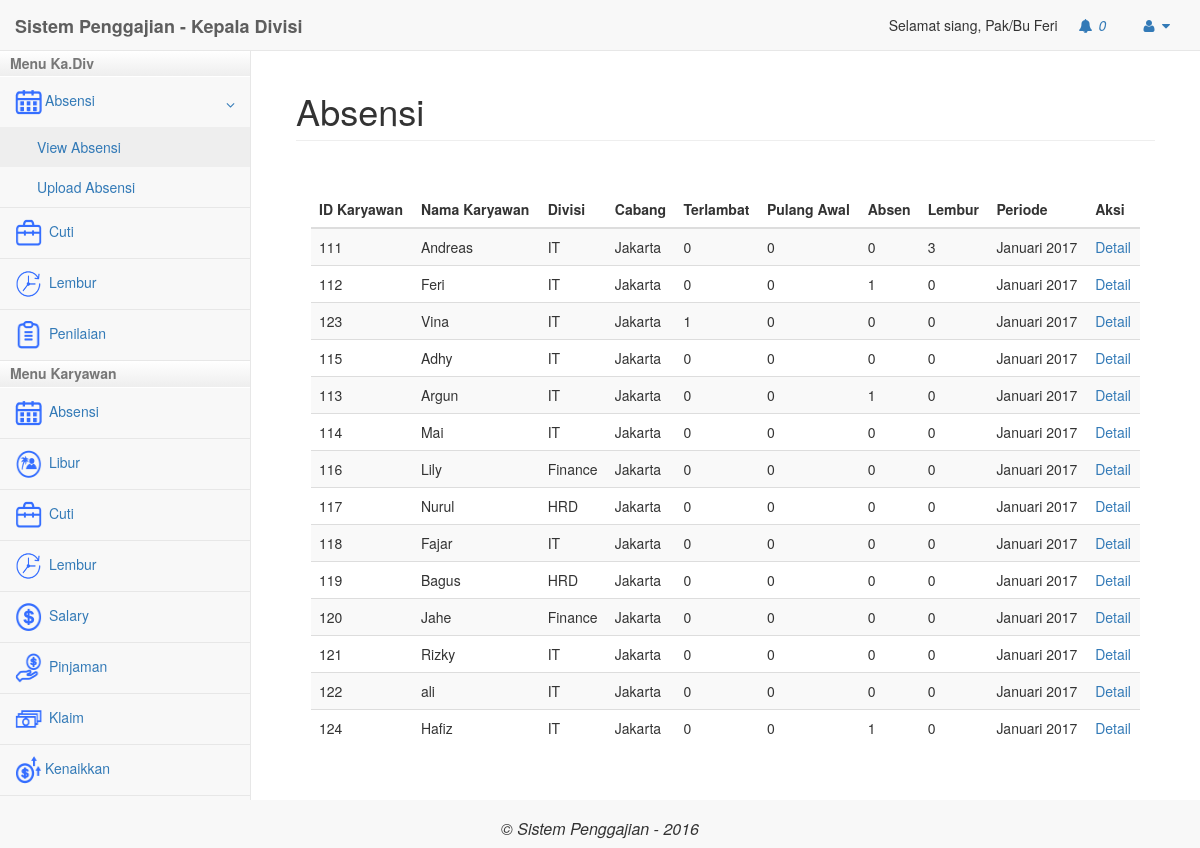
The app's page /kadiv/index.php?modul=absensi (signed in) with its own data.
### tables this page shows
CREATE TABLE `user` (
  `Id_User` int(11) NOT NULL,
  `Email` varchar(50) NOT NULL,
  `Password` varchar(30) NOT NULL,
  `Tgl_Lahir` date NOT NULL,
  `Nama` text NOT NULL,
  `status` varchar(20) NOT NULL,
  `Tgl_Join` date NOT NULL,
  `Jabatan` varchar(20) NOT NULL,
  `id_divisi` int(11) NOT NULL,
  `no_rekening` varchar(20) NOT NULL,
  `cabang` varchar(50) NOT NULL,
  `Level` int(11) NOT NULL,
  `gaji_pokok` int(11) NOT NULL,
  `tipe` varchar(50) NOT NULL,
  `tanggungan` int(3) NOT NULL
);

CREATE TABLE `stat_absensi` (
  `id` int(11) NOT NULL,
  `id_karyawan` int(11) NOT NULL,
  `cabang` varchar(50) NOT NULL,
  `nama` varchar(100) NOT NULL,
  `departemen` varchar(50) NOT NULL,
  `terlambat` int(11) NOT NULL,
  `pulang_awal` int(11) NOT NULL,
  `lembur` int(5) NOT NULL,
  `jml_hari_masuk` int(11) NOT NULL,
  `absen` int(11) NOT NULL,
  `periode` varchar(20) NOT NULL
);

### kadiv/mod_absensi/absensi.php (the view, shortened to what this page needs)
<?php
	if(isset($_GET['act'])){
		$act = $_GET['act'];
	}else{
		$act="";
	}
	$id_karyawan = $_SESSION['id_karyawan'];
	$sql_karyawan = mysqli_query($k,"SELECT * FROM user WHERE Id_User = $id_karyawan");
	$data_karyawan = mysqli_fetch_assoc($sql_karyawan);
require_once("../config/koneksi.php");
	switch($act){
		default:?>
			<div class="panel-body">
				<div class="table-responsive">
					<table class="table table-striped">
						<thead>
						<tr>
							<th>ID Karyawan</th>
							<th>Nama Karyawan</th>
							<th>Divisi</th>
							<th>Cabang</th>
							<th>Terlambat</th>
							<th>Pulang Awal</th>
							<th>Absen</th>
							<th>Lembur</th>
							<th>Periode</th>
							<th>Aksi</th>
						</tr>
						</thead>
						<tbody>
			<?php
							$query = "SELECT * FROM stat_absensi WHERE cabang = '$data_karyawan[cabang]' order by id";
							$hasil = mysqli_query($k, $query);
							while ($b = mysqli_fetch_assoc($hasil)){
								$query2 = mysqli_query($k,"SELECT * FROM user where Id_User = '".$b['id_karyawan']."'");
								$data_karyawan =  mysqli_fetch_assoc($query2);
							?>
								<tr>
									<td>
										<?php echo $b['id_karyawan']; ?>
									</td>
									<td>
										<?php echo $data_karyawan['Nama'];?>
									</td>
									<td>
										<?php echo $b['departemen'];?>
									</td>
									<td>
										<?php echo $data_karyawan['cabang'] ?>
									</td>
									<td>
										<?php echo $b['terlambat'] ?>
									</td>
									<td>
										<?php echo $b['pulang_awal'];?>
									</td>
									<td>
										<?php echo $b['absen'];?>
									</td>
									<td>
										<?php echo $b['lembur'];?>
									</td>
									<td>
										<?php
										$periode = explode("_",$b['periode']);
										echo $periode[0]." ".$periode[1];
										?>
									</td>
									<td><a href="?modul=absensi&act=detailAbsensi&id=<?php echo $b['id_karyawan']; ?>">Detail</a></td>
								</tr>
						<?php
							}
						?>
							</tbody>
					</table>
				</div>
			</div>
	<?php
	break;
	}
?>

### kadiv/index.php (shortened to what this page needs)
<?php
if(isset($_SESSION['login']) && $_SESSION['login'] == true){
	?>
	<?php
	require_once("../config/koneksi.php");
	$sql ="SELECT * FROM user WHERE Id_User=$_SESSION[id_karyawan]";
	$hasil2 = mysqli_query($k, $sql);
	$data_karyawan = mysqli_fetch_assoc($hasil2);
?>
<!DOCTYPE html>
<html lang="en">
<head>
    <link href="../libs/bower_components/bootstrap/dist/css/bootstrap.min.css" rel="stylesheet">
    <link href="../libs/bower_components/metisMenu/dist/metisMenu.min.css" rel="stylesheet">
    <link href="../libs/dist/css/sb-admin-2.css" rel="stylesheet">
    <link href="../libs/bower_components/font-awesome/css/font-awesome.min.css" rel="stylesheet" type="text/css">
<?php
	$id_karyawan = $_SESSION['id_karyawan'];
	if($data_karyawan['Level'] == 3 && $data_karyawan['id_divisi'] == 3){
		$sql_notifikasi1 = mysqli_query($k,"SELECT * FROM notifikasi WHERE divisi = '3' AND isRead = 'n'");
		$sql_notifikasi2 = mysqli_query($k,"SELECT * FROM notifikasi WHERE id_penerima = '$id_karyawan' AND isRead = 'n'");
	}elseif($data_karyawan['Level'] == 3 && $data_karyawan['id_divisi'] == 2){
		$sql_notifikasi1 = mysqli_query($k,"SELECT * FROM notifikasi WHERE divisi = '2' AND isRead = 'n'");
		$sql_notifikasi2 = mysqli_query($k,"SELECT * FROM notifikasi WHERE id_penerima = '$id_karyawan' AND isRead = 'n'");
	}elseif($data_karyawan['Level'] == 3){
		$sql_notifikasi1 = mysqli_query($k,"SELECT * FROM notifikasi WHERE divisi = '$data_karyawan[id_divisi]' AND isRead = 'n'");
		$sql_notifikasi2 = mysqli_query($k,"SELECT * FROM notifikasi WHERE id_penerima = '$id_karyawan' AND isRead = 'n'");
	}
?>
</head>
<body>
    <div id="wrapper">
        <nav class="navbar navbar-default navbar-static-top" role="navigation" style="margin-bottom: 0">
            <div class="navbar-header">
                <a class="navbar-brand" href="index.php"><b>Sistem Penggajian - Kepala Divisi</b></a>
            </div>
            <ul class="nav navbar-top-links navbar-right">
				<?php echo "Selamat siang, Pak/Bu ".$data_karyawan['Nama'];?>
                  <li class="dropdown" onclick="notif()">
                    <a class="dropdown-toggle" data-toggle="dropdown" href="#">
                        <i class="fa fa-bell fa-fw"></i>
							<i id="cekNotif"><?php echo mysqli_num_rows($sql_notifikasi1)+mysqli_num_rows($sql_notifikasi2); ?></i>
                    </a>
                </li>
                <li class="dropdown">
                    <a class="dropdown-toggle" data-toggle="dropdown" href="#">
                        <i class="fa fa-user fa-fw"></i>  <i class="fa fa-caret-down"></i>
                    </a>
                </li>
            </ul>
<div class="navbar-default sidebar" role="navigation">
                <div class="sidebar-nav navbar-collapse">
                    <div id="accordion">
					<h2>Menu Ka.Div</h2>
						<div class="isi">
						<ul class="nav" id="side-menu">
							<li>
								<a href="#"><span class="icon-navigasi"><img src="../libs/images/icon-absensi.png" class=""/></span><span class="fa arrow" style="top:11px;position:relative;"></span>Absensi</a>
								<ul class="nav nav-second-level collapse" aria-expanded="false">
									<li><a href="?modul=absensi">View Absensi</a></li>
									<li><a href="?modul=uploadAbsensi">Upload Absensi</a></li>
								</ul>
							</li>
							<li>
								<a href="?modul=cuti"><span class="icon-navigasi"><img src="../libs/images/icon-cuti.png" class=""/></span></i> Cuti</a>
							</li>
							<li>
								<a href="?modul=lembur"><span class="icon-navigasi"><img src="../libs/images/icon-lembur.png" class=""/></span> Lembur</a>
							</li>
							<li>
								<a href="?modul=penilaian"><span class="icon-navigasi"><img src="../libs/images/icon-penilaian.png" class=""/></span> Penilaian</a>
							</li>
						</ul>
						</div>
					<h2>Menu Karyawan</h2>
						<div class="isi">
							<ul class="nav" id="side-menu">
								<li>
									<a href="?modul=karyawanAbsensi"><span class="icon-navigasi"><img src="../libs/images/icon-absensi.png" class=""/></span> Absensi</a>
								</li>
								<li>
									<a href="?modul=karyawanLibur"><span class="icon-navigasi"><img src="../libs/images/icon-libur.png" class=""/></span> Libur</a>
								</li>
								<li>
									<a href="?modul=karyawanCuti"><span class="icon-navigasi"><img src="../libs/images/icon-cuti.png" class=""/></span> Cuti</a>
								</li>
								<li>
									<a href="?modul=karyawanLembur"><span class="icon-navigasi"><img src="../libs/images/icon-lembur.png" class=""/></span> Lembur</a>
								</li>
								<li>
									<a href="?modul=karyawanSalary"><span class="icon-navigasi"><img src="../libs/images/icon-salary.png" class=""/></span> Salary</a>
								</li>
								<li>
									<a href="?modul=karyawanPinjaman"><span class="icon-navigasi"><img src="../libs/images/icon-loan.png" class=""/></span> Pinjaman</a>
								</li>
								<li>
									<a href="?modul=karyawanKlaim"><span class="icon-navigasi"><img src="../libs/images/icon-klaim.png" class=""/></span> Klaim</a>
								</li>
								<li>
									<a href="?modul=karyawanKenaikkan"><span class="icon-navigasi"><img src="../libs/images/icon-kenaikkan.png" class=""/></span>Kenaikkan </a>
								</li>
							</ul>
						</div>
					</div>
                </div>
            </div>
        </nav>
	<?php
	if(isset($_GET['modul'])){
		$modul = $_GET['modul'];
	}else{
		$modul="";
	}
?>
        <div id="page-wrapper">
            <div class="container-fluid">
               <div class="row">
                     <div class="col-lg-12">
                        <h1 class="page-header"><?php
							if($modul != ""){
								if($modul == "kenaikkan"){
									$judul = "Kenaikkan Gaji";
								}elseif($modul == "pinjaman"){
									$judul = "Pinjaman";
								}elseif($modul == "absensi"){
									$judul = "Absensi";
								}elseif($modul == "libur"){
									$judul = "Libur";
								}elseif($modul == "cuti"){
									$judul = "Cuti";
								}elseif($modul == "lembur"){
									$judul = "Lembur";
								}elseif($modul == "salary"){
									$judul = "Salary";
								}elseif($modul == "klaim"){
									$judul = "Klaim";
								}elseif($modul == "user"){
									$judul = "User";
								}elseif($modul == "penilaian"){
									$judul = "Penilaian";
								}elseif($modul == "karyawanPinjaman"){
									$judul = "Pinjaman - Karyawan";
								}elseif($modul == "karyawanKenaikkan"){
									$judul = "Kenaikkan Gaji - Karyawan";
								}elseif($modul == "karyawanKlaim"){
									$judul = "Klaim - Karyawan";
								}elseif($modul == "karyawanCuti"){
									$judul = "Cuti - Karyawan";
								}elseif($modul == "karyawanSalary"){
									$judul = "Salary - Karyawan";
								}elseif($modul == "karyawanLembur"){
									$judul = "Lembur - Karyawan";
								}elseif($modul == "karyawanLibur"){
									$judul = "Libur - Karyawan";
								}elseif($modul == "karyawanAbsensi"){
									$judul = "Absensi - Karyawan";
								}elseif($modul == "notifikasi"){
									$judul = "Notifikasi";
								}elseif($modul == "profile"){
									$judul = "User Profile";
								}elseif($modul == "uploadAbsensi"){
									$judul = "Upload File Absensi";
								}elseif($modul == "absensi"){
									$judul = "Absensi";
								}
							}else{
								$judul = "Dashboard";
								$modul = "dashboard";
							}
							echo $judul;
						?></h1>
                    </div>
				</div>
					<div class="row">
						<div class="panel-body">
<?php
switch($modul){
	?>
<?php
	case "absensi" :
		include "mod_absensi/absensi.php";
	break;
}
?>
                        </div>
                    </div>
            </div>
        </div>
			</div>
		<div class="navbar-header" style="width:100%">
            <h1 style="font-size: 16px; text-align: center;"><i>&copy; Sistem Penggajian - 2016</i> </h1>
        </div>
</body>
</html>
<?php
}
else{
	header("Location:../index.php");
}
?>

### kadiv/index.php (style rules this page uses)
#accordion h2 { cursor: pointer; font-size: 14px; background: -webkit-linear-gradient(bottom, #eee, #fff) !important; padding: 5px 10px; margin: 0; border-bottom: 1px solid #fff; font-weight:bold; color: #777; }
#accordion h2.active { background: -webkit-linear-gradient(bottom, #eee, #fff); }
.icon-navigasi img { width: 30px; height: 30px; padding-right:3px; }

### records on screen
user: Nama "Feri"
stat_absensi: id_karyawan "111", user.Nama "Andreas", departemen "IT", user.cabang "Jakarta", terlambat "0", pulang_awal "0", absen "0", lembur "3", periode "Januari", periode "2017"
stat_absensi: id_karyawan "112", user.Nama "Feri", departemen "IT", user.cabang "Jakarta", terlambat "0", pulang_awal "0", absen "1", lembur "0", periode "Januari", periode "2017"
stat_absensi: id_karyawan "123", user.Nama "Vina", departemen "IT", user.cabang "Jakarta", terlambat "1", pulang_awal "0", absen "0", lembur "0", periode "Januari", periode "2017"
stat_absensi: id_karyawan "115", user.Nama "Adhy", departemen "IT", user.cabang "Jakarta", terlambat "0", pulang_awal "0", absen "0", lembur "0", periode "Januari", periode "2017"
stat_absensi: id_karyawan "113", user.Nama "Argun", departemen "IT", user.cabang "Jakarta", terlambat "0", pulang_awal "0", absen "1", lembur "0", periode "Januari", periode "2017"
stat_absensi: id_karyawan "114", user.Nama "Mai", departemen "IT", user.cabang "Jakarta", terlambat "0", pulang_awal "0", absen "0", lembur "0", periode "Januari", periode "2017"
stat_absensi: id_karyawan "116", user.Nama "Lily", departemen "Finance", user.cabang "Jakarta", terlambat "0", pulang_awal "0", absen "0", lembur "0", periode "Januari", periode "2017"
stat_absensi: id_karyawan "117", user.Nama "Nurul", departemen "HRD", user.cabang "Jakarta", terlambat "0", pulang_awal "0", absen "0", lembur "0", periode "Januari", periode "2017"
stat_absensi: id_karyawan "118", user.Nama "Fajar", departemen "IT", user.cabang "Jakarta", terlambat "0", pulang_awal "0", absen "0", lembur "0", periode "Januari", periode "2017"
stat_absensi: id_karyawan "119", user.Nama "Bagus", departemen "HRD", user.cabang "Jakarta", terlambat "0", pulang_awal "0", absen "0", lembur "0", periode "Januari", periode "2017"
stat_absensi: id_karyawan "120", user.Nama "Jahe", departemen "Finance", user.cabang "Jakarta", terlambat "0", pulang_awal "0", absen "0", lembur "0", periode "Januari", periode "2017"
stat_absensi: id_karyawan "121", user.Nama "Rizky", departemen "IT", user.cabang "Jakarta", terlambat "0", pulang_awal "0", absen "0", lembur "0", periode "Januari", periode "2017"
stat_absensi: id_karyawan "122", user.Nama "ali", departemen "IT", user.cabang "Jakarta", terlambat "0", pulang_awal "0", absen "0", lembur "0", periode "Januari", periode "2017"
stat_absensi: id_karyawan "124", user.Nama "Hafiz", departemen "IT", user.cabang "Jakarta", terlambat "0", pulang_awal "0", absen "1", lembur "0", periode "Januari", periode "2017"

### other values on screen
mysqli_num_rows($sql_notifikasi1)+mysqli_num_rows($sql_notifikasi2) "0"
$judul "Absensi"
